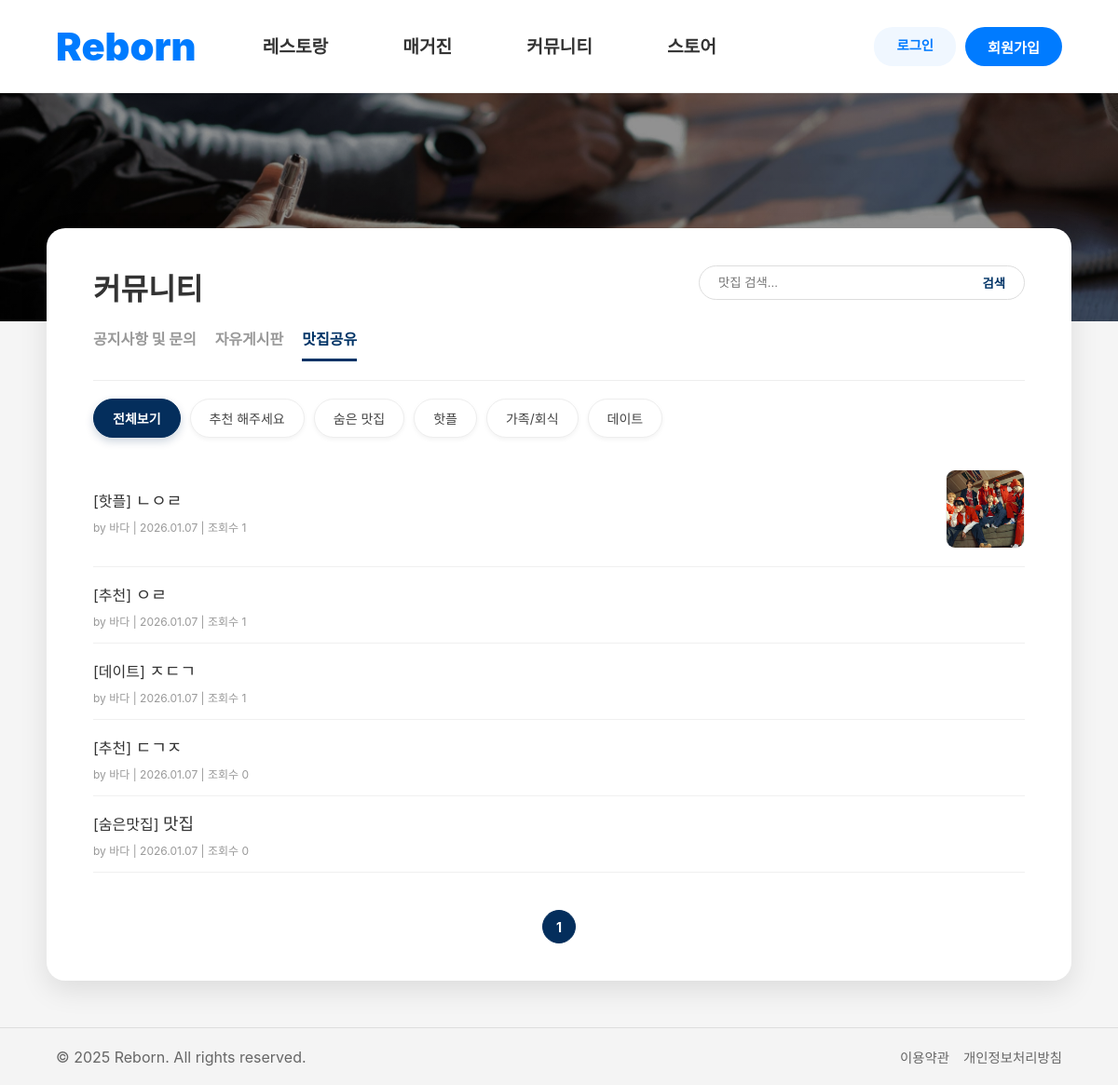
The app's page /board/map/, older data.
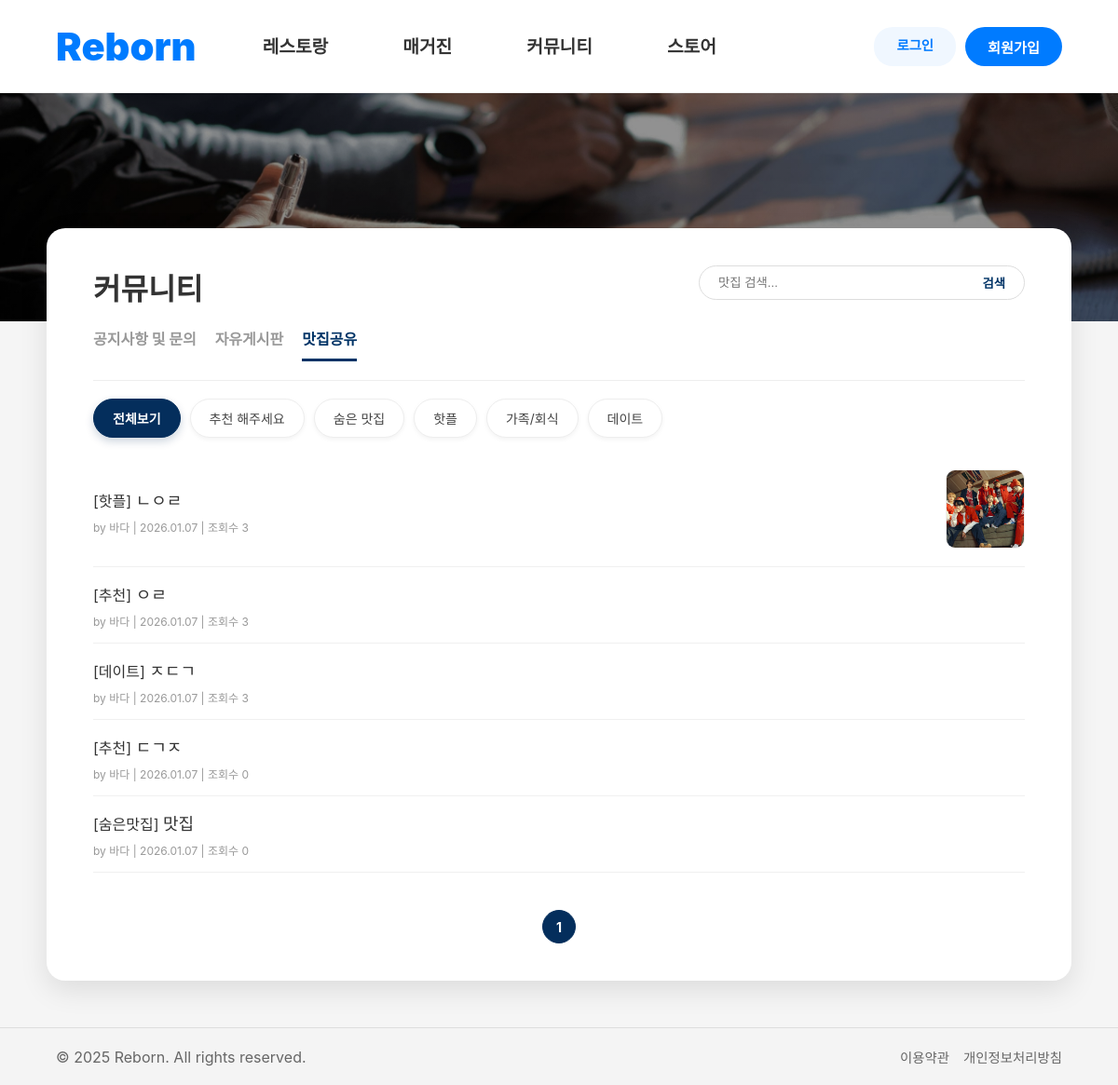
The same page, newer data.
### board/models.py (models this page shows, shortened)
class Post(models.Model):
    title = models.CharField(max_length=200)
    content = models.TextField()
    author = models.CharField(max_length=50, default='익명')
    created_at = models.DateTimeField(auto_now_add=True)
    views = models.PositiveIntegerField(default=0)
    likes = models.PositiveIntegerField(default=0)
    category = models.CharField(max_length=20, default='general')
    topic = models.CharField(max_length=20, null=True, blank=True)

class PostImage(models.Model):
    post = models.ForeignKey(Post, on_delete=models.CASCADE, related_name='images')
    image = models.ImageField(upload_to='board/multi/', null=True, blank=True)

### board/views.py (the view)
# urls.py: path('map/', views.map, name='map'),
def map(request):
    all_posts = Post.objects.filter(category='map').order_by('-created_at')
    topic_list = Post.objects.filter(category='map').values_list('topic', flat=True).distinct()
    topic_filter = request.GET.get('topic', '')
    search_kw = request.GET.get('search', '')
    if topic_filter:
        all_posts = all_posts.filter(topic=topic_filter)
    if search_kw:
        all_posts = all_posts.filter(
            Q(title__icontains=search_kw) | Q(content__icontains=search_kw)
        ).distinct()
    paginator = Paginator(all_posts, 10)
    page_number = request.GET.get('page')
    page_obj = paginator.get_page(page_number)
    return render(request, 'board/map.html', {
        'posts': page_obj,
        'search_kw': search_kw,
        'current_topic': topic_filter,
        'topic_list': topic_list,
    })

### board/templates/board/map.html (shortened to what this page needs)
{% extends "base.html" %}
{% load static %} {% block css %}
<link rel='stylesheet' href="{% static 'css/map.css' %}">
{% endblock css %}
{% block body %}
<div class="board-wrapper">
    <div class="top-hero"></div>
    <div class="main-container">
        <div class="board-header">
            <div class="header-left">
                <h1 class="title"><strong></strong> 커뮤니티</h1>
                <nav class="tab-menu">
                    <a href="{% url 'board:noticelist' %}">공지사항 및 문의</a>
                    <a href="/board/blist/">자유게시판</a>
                    <a href="/board/map/" class="active">맛집공유</a>
                </nav>
            </div>
            <div class="header-right">
                <form action="{% url 'board:map' %}" method="GET" class="search-box">
                    <input type="text" name="search" value="{{ search_kw|default:'' }}" placeholder="맛집 검색...">
                    <button type="submit">검색</button>
                </form>
            </div>
        </div>
        <div class="filter-and-action">
            <div class="filter-buttons">
                <a href="{% url 'board:map' %}?topic=" class="btn {% if not current_topic %}active{% endif %}">전체보기</a>
                <a href="{% url 'board:map' %}?topic=free" class="btn {% if current_topic == 'free' %}active{% endif %}">추천 해주세요</a>
                <a href="{% url 'board:map' %}?topic=hidden_gem" class="btn {% if current_topic == 'hidden_gem' %}active{% endif %}">숨은 맛집</a>
                <a href="{% url 'board:map' %}?topic=report" class="btn {% if current_topic == 'report' %}active{% endif %}">핫플</a>
                <a href="{% url 'board:map' %}?topic=family" class="btn {% if current_topic == 'family' %}active{% endif %}">가족/회식 </a>
                <a href="{% url 'board:map' %}?topic=honey_tip" class="btn {% if current_topic == 'honey_tip' %}active{% endif %}">데이트</a>
            </div>
        </div>
        <div class="post-list">
            {% for post in posts %}
            <div class="post-item"> <div class="post-info">
                    <div class="post-content">
                        <span class="topic-tag">
                            {% if post.topic == 'free' %} [추천]
                            {% elif post.topic == 'hidden_gem' %} [숨은맛집]
                            {% elif post.topic == 'report' %} [핫플]
                            {% elif post.topic == 'family' %} [모임]
                            {% elif post.topic == 'honey_tip' %} [데이트]
                            {% endif %}
                        </span>
                        <a href="{% url 'board:bview' post.id %}" class="post-title">{{ post.title }}</a>
                    </div>
                    <div class="post-meta">
                        by {{ post.author }} | {{ post.created_at|date:"Y.m.d" }} | 조회수 {{ post.views }}
                    </div>
                </div>
                {% if post.images.all %}
                <div class="post-thumbnail">
                    <a href="{% url 'board:bview' post.id %}">
                        <img src="{{ post.images.all.0.image.url }}" alt="썸네일">
                    </a>
                </div>
                {% endif %}
            </div>
            {% empty %}
            <div class="no-post">등록된 게시글이 없습니다.</div>
            {% endfor %}
        </div>
        <div class="pagination">
            {% for num in posts.paginator.page_range %}
                <a href="?page={{ num }}{% if current_topic %}&topic={{ current_topic }}{% endif %}{% if search_kw %}&search={{ search_kw }}{% endif %}" class="num {% if posts.number == num %}active{% endif %}">{{ num }}</a>
            {% endfor %}
        </div>
    </div>
</div>
{% endblock body %}

Row changes from the older to the newer data that the page shows:
changed Post "ㄴㅇㄹ": views "1" → "3"
changed Post "ㅇㄹ": views "1" → "3"
changed Post "ㅈㄷㄱ": views "1" → "3"
